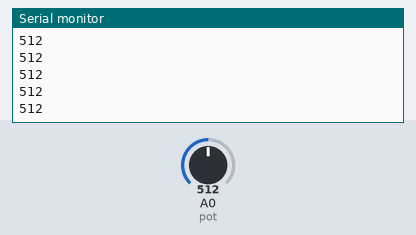
Bench run of a sketch on a simulated Arduino Uno, built with avr-gcc and run on an emulated ATmega328P. Shown: the last lines printed to the serial monitor. The test bench sets the inputs (shaded band); at power-on: A0 (pot) = 512.

Above: at 1.2 s.
1.3 s: A0 (pot) set to 716
At 1.31 s:
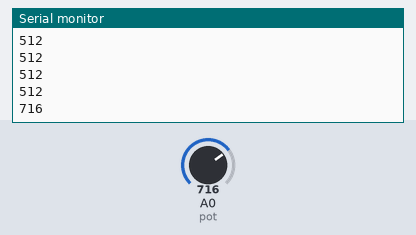
2.8 s: A0 (pot) set to 900
At 2.81 s:
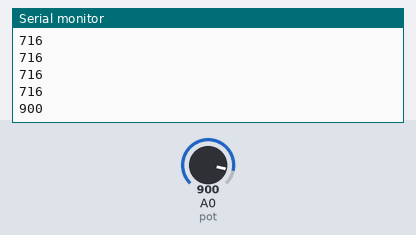
Timing chart, 0 to 5.8 s (numbered marks = the images above; inputs shaded):
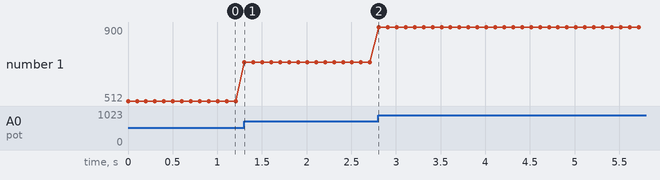

Measured:
- after the input at 1.3 s, the serial monitor: prints a new line at once (image 1)
- after the input at 2.8 s, the serial monitor: prints a new line at once (image 2)
- plotted number 1: 512 → 716 after the input at 1.3 s, 716 → 900 after the input at 2.8 s

The sketch:

lectura_potenciometro.ino
```cpp
/*

Autor: A2N
Web: https://arduinlab.wordpress.com
DESCRIPCIÓN DEL PROGRAMA: Lectura de potenciómetro

*/

int pot = A0; //potenciometro conectado a A0
int val;

void setup() {
  // put your setup code here, to run once:
  Serial.begin(9600);
}

void loop() {
  // put your main code here, to run repeatedly:
 val = analogRead(pot);
 Serial.println(val);
 delay(100);
}
```
